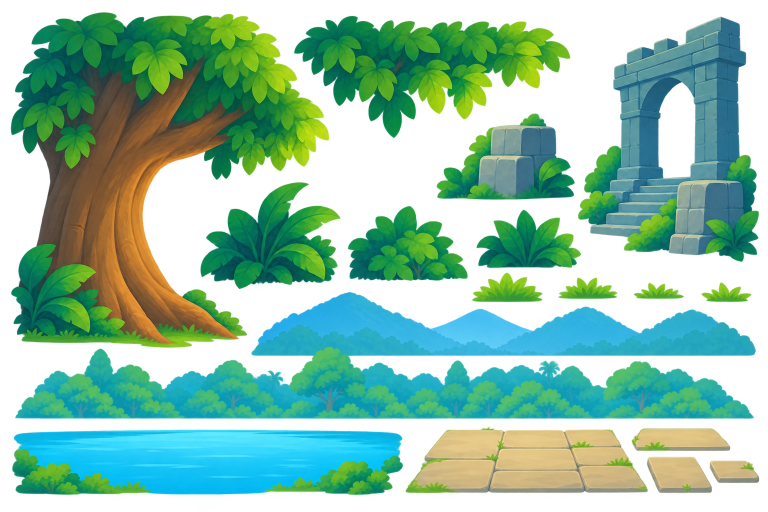
#> input picture background sheet.png, 1536 x 1024 px (shown at 1/2 size)
$ python cut_pieces.py
#> lines starting #> are read from the running program, lines starting #| are printed output that depends on the picture; after the words box and inside, x2 and y2 are one past the last pixel; in counts of white or black regions, pixels touching at a corner belong together
### jungle-background/tools/imaging.py
"""Small image helpers shared by cut_pieces.py and make_background.py."""
import numpy as np
from scipy import ndimage as ndi


def push_pull_fill(rgb, known):
    """Fill the unknown pixels smoothly from the known ones (an image-pyramid push-pull)."""
    rgb = rgb.astype(np.float32)
    w = known.astype(np.float32)
    levels = []
    c, m = rgb * w[..., None], w
    while min(m.shape) > 2:
        levels.append((c, m))
        h2, w2 = (m.shape[0] + 1) // 2, (m.shape[1] + 1) // 2
        cp = np.zeros((h2 * 2, w2 * 2, 3), np.float32)
        mp = np.zeros((h2 * 2, w2 * 2), np.float32)
        cp[: c.shape[0], : c.shape[1]] = c
        mp[: m.shape[0], : m.shape[1]] = m
        c = cp.reshape(h2, 2, w2, 2, 3).sum((1, 3))
        m = mp.reshape(h2, 2, w2, 2).sum((1, 3))
    col = c / np.maximum(m, 1e-6)[..., None]
    for c_, m_ in reversed(levels):
        up = np.repeat(np.repeat(col, 2, 0), 2, 1)[: m_.shape[0], : m_.shape[1]]
        up = ndi.uniform_filter(up, size=(3, 3, 1))
        here = c_ / np.maximum(m_, 1e-6)[..., None]
        wgt = np.clip(m_, 0, 1)[..., None]
        col = here * wgt + up * (1 - wgt)
    return col

### jungle-background/tools/cut_pieces.py
"""Cuts the 8 pieces the background uses out of "background sheet.png" (in the project folder) into ../pieces/.

Each piece is trimmed to its own size and keeps its transparency. The mountains and the forest touch
on the sheet, so they are separated by colour, the small gap left in the mountains is filled, and
the mountain strip's two cut ends fade out.

Needs Python 3 with numpy, Pillow and scipy.  Run:  python3 jungle-background/tools/cut_pieces.py
"""
import json
import os

import numpy as np
from PIL import Image
from scipy import ndimage as ndi

from imaging import push_pull_fill

HERE = os.path.dirname(os.path.abspath(__file__))
ROOT = os.path.dirname(HERE)
SHEET = os.path.join(os.path.dirname(ROOT), "background sheet.png")
OUT = os.path.join(ROOT, "pieces")

# Where each piece is on the sheet (x0, y0, x1, y1). The sheet's small details (rocks, grass tufts,
# the fern, the round bush, the loose tiles) are left out: the game screens stay calm without them.
BOXES = {
    "tree": (21, 24, 658, 696), "branch": (588, 32, 1141, 276), "arch": (1156, 33, 1518, 524),
    "bushBig": (401, 364, 681, 578), "lake": (24, 859, 806, 990), "tiles": (811, 853, 1296, 986),
}
STRIP = (30, 584, 1512, 838)  # the mountains + forest strip (they touch)


def main():
    im = np.array(Image.open(SHEET).convert("RGBA"))
#> im is the input picture: shape (1024, 1536, 4); mean R, G, B, A 66.7, 148.9, 105.7, 149.7
    joined = ndi.binary_closing(im[..., 3] > 40, structure=np.ones((9, 9)))
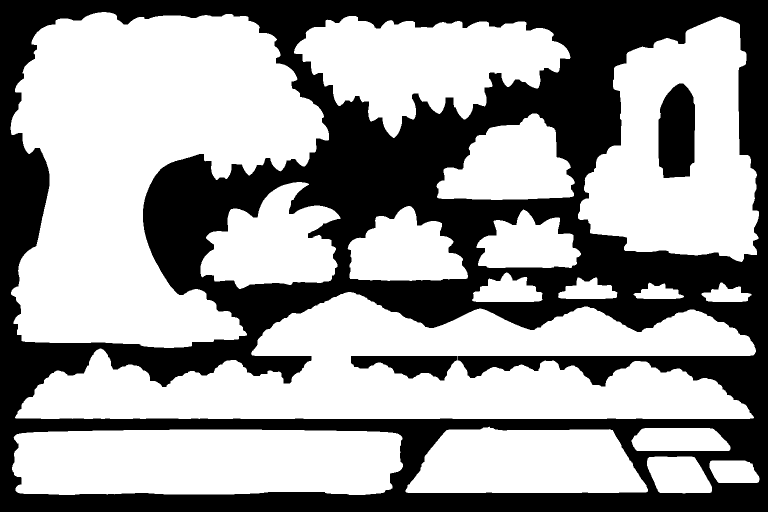
#> joined: shape (1024, 1536) bool (shown at 1/2 size); 60.7% white; 3 black regions, box (x1, y1, x2, y2) and area: (0, 0, 1536, 1024) 600131, (1317, 167, 1390, 356) 11836, (702, 712, 915, 761) 6301
    lab, _ = ndi.label(joined)
#> lab: shape (1024, 1536) int32; 18 distinct labels, from 0 to 17

    def grab(x0, y0, x1, y1):
        """Only the biggest piece inside the box (with a small margin), nothing that pokes in."""
#> called with x0 = 21, y0 = 24, x1 = 658, y1 = 696
        m = 6
        X0, Y0 = max(0, x0 - m), max(0, y0 - m)
        X1, Y1 = min(im.shape[1], x1 + m), min(im.shape[0], y1 + m)
#> X1 = 664; Y1 = 702
        sub = im[Y0:Y1, X0:X1].copy()
        L = lab[Y0:Y1, X0:X1]
#> L: shape (684, 649) int32; 5 distinct labels, from 0 to 12
        ids, cnt = np.unique(L[L > 0], return_counts=True)
#> ids = [1, 2, 5, 12]; cnt = [262650, 5772, 36741, 10685]
        mask = ndi.binary_dilation(L == ids[np.argmax(cnt)], iterations=3)
#> mask: shape (684, 649) bool; 61.1% white; 1 black region, box (x1, y1, x2, y2) and area: (0, 0, 649, 684) 172630
        sub[..., 3] = np.where(mask, sub[..., 3], 0)
#> sub: shape (684, 649, 4); mean R, G, B, A 69.8, 124, 60.8, 147.3
        return sub, (X0, Y0)

    def trim(arr, origin):
#> called with origin = (15, 18)
        ys, xs = np.where(arr[..., 3] > 8)
        y0, y1, x0, x1 = ys.min(), ys.max() + 1, xs.min(), xs.max() + 1
#> y0 = 6; y1 = 678; x0 = 6; x1 = 644
        return arr[y0:y1, x0:x1], (origin[0] + x0, origin[1] + y0)

    out = {k: trim(*grab(*b)) for k, b in BOXES.items()}
#> call 2 of grab, with x0 = 588, y0 = 32, x1 = 1141, y1 = 276
#> in grab (call 2), `m = 6`: m = 6
#> in grab (call 2), `X0, Y0 = max(0, x0 - m), max(0, y0 - m)`: X0 = 582; Y0 = 26
#> in grab (call 2), `X1, Y1 = min(im.shape[1], x1 + m), min(im.shape[0], y1 + m)`: X1 = 1147; Y1 = 282
#> in grab (call 2), `L = lab[Y0:Y1, X0:X1]`: L: shape (256, 565) int32; 4 distinct labels, from 0 to 4
#> in grab (call 2), `ids, cnt = np.unique(L[L > 0], return_counts=True)`: ids = [1, 2, 4]; cnt = [5865, 75322, 5255]
#> in grab (call 2), `mask = ndi.binary_dilation(L == ids[np.argmax(cnt)], iterations=3)`: mask: shape (256, 565) bool; 55.5% white; 1 black region, box (x1, y1, x2, y2) and area: (0, 0, 565, 256) 64313
#> in grab (call 2), `sub[..., 3] = np.where(mask, sub[..., 3], 0)`:
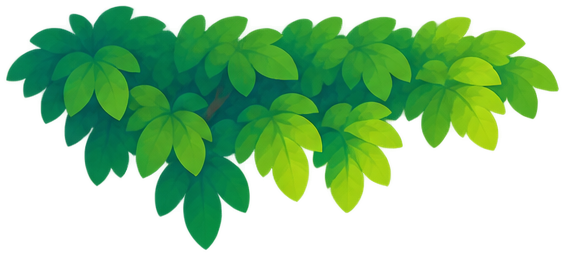
#> sub: shape (256, 565, 4); mean R, G, B, A 66.7, 152.8, 51.7, 126.4; transparent parts drawn white
#> call 3 of grab, with x0 = 1156, y0 = 33, x1 = 1518, y1 = 524
#> in grab (call 3), `X0, Y0 = max(0, x0 - m), max(0, y0 - m)`: X0 = 1150; Y0 = 27
#> in grab (call 3), `X1, Y1 = min(im.shape[1], x1 + m), min(im.shape[0], y1 + m)`: X1 = 1524; Y1 = 530
#> in grab (call 3), `L = lab[Y0:Y1, X0:X1]`: L: shape (503, 374) int32; 3 distinct labels, from 0 to 7
#> in grab (call 3), `ids, cnt = np.unique(L[L > 0], return_counts=True)`: ids = [3, 7]; cnt = [109930, 208]
#> in grab (call 3), `mask = ndi.binary_dilation(L == ids[np.argmax(cnt)], iterations=3)`: mask: shape (503, 374) bool; 61.7% white; 2 black regions, box (x1, y1, x2, y2) and area: (0, 0, 374, 503) 61596, (170, 143, 237, 326) 10531
#> in grab (call 3), `sub[..., 3] = np.where(mask, sub[..., 3], 0)`:
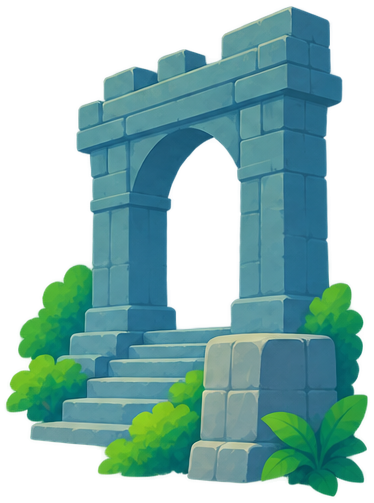
#> sub: shape (503, 374, 4); mean R, G, B, A 66, 134.2, 120.7, 145.1; transparent parts drawn white
#> in grab (call 4), `L = lab[Y0:Y1, X0:X1]`: L: shape (226, 292) int32; 3 distinct labels, from 0 to 5
#> in grab (call 4), `mask = ndi.binary_dilation(L == ids[np.argmax(cnt)], iterations=3)`: mask: shape (226, 292) bool; 61.2% white; 1 black region, box (x1, y1, x2, y2) and area: (0, 0, 292, 226) 25608
#> in grab (call 4), `sub[..., 3] = np.where(mask, sub[..., 3], 0)`: sub: shape (226, 292, 4); mean R, G, B, A 29.8, 132.3, 67.1, 138
#> in grab (call 5), `L = lab[Y0:Y1, X0:X1]`: L: shape (143, 794) int32; 3 distinct labels, from 0 to 15
#> in grab (call 5), `mask = ndi.binary_dilation(L == ids[np.argmax(cnt)], iterations=3)`: mask: shape (143, 794) bool; 89.5% white; 1 black region, box (x1, y1, x2, y2) and area: (0, 0, 794, 143) 11888
#> in grab (call 5), `sub[..., 3] = np.where(mask, sub[..., 3], 0)`: sub: shape (143, 794, 4); mean R, G, B, A 35.4, 188.8, 197.9, 211
#> in grab (call 6), `X0, Y0 = max(0, x0 - m), max(0, y0 - m)`: X0 = 805; Y0 = 847
#> in grab (call 6), `X1, Y1 = min(im.shape[1], x1 + m), min(im.shape[0], y1 + m)`: X1 = 1302; Y1 = 992
#> in grab (call 6), `L = lab[Y0:Y1, X0:X1]`:
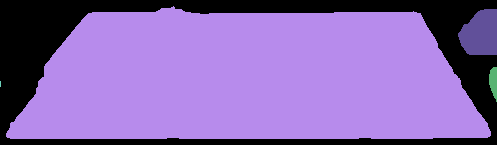
#> L: shape (145, 497) int32; 5 distinct labels, from 0 to 16; one colour per label, 0 black
#> in grab (call 6), `ids, cnt = np.unique(L[L > 0], return_counts=True)`: ids = [13, 14, 15, 16]; cnt = [52323, 1438, 6, 203]
#> in grab (call 6), `mask = ndi.binary_dilation(L == ids[np.argmax(cnt)], iterations=3)`: mask: shape (145, 497) bool; 77.1% white; 1 black region, box (x1, y1, x2, y2) and area: (0, 0, 497, 145) 16526
#> in grab (call 6), `sub[..., 3] = np.where(mask, sub[..., 3], 0)`:
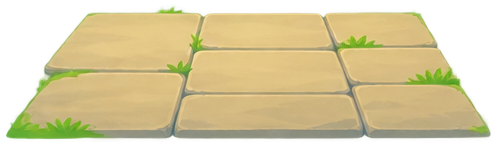
#> sub: shape (145, 497, 4); mean R, G, B, A 184.4, 181.6, 123.7, 180.1; transparent parts drawn white
#> out = 6 items

    # mountains: the blue band above y 712 (from x 500); the forest's green tree tops poke into it
    comb, org = grab(*STRIP)
#> in grab (call 7), `L = lab[Y0:Y1, X0:X1]`:
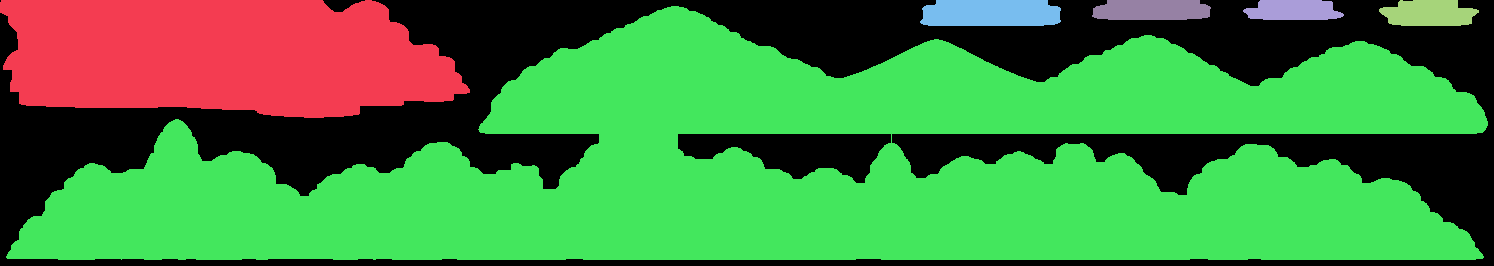
#> L: shape (266, 1494) int32; 7 distinct labels, from 0 to 12; one colour per label, 0 black
#> in grab (call 7), `ids, cnt = np.unique(L[L > 0], return_counts=True)`: ids = [1, 8, 9, 10, 11, 12]; cnt = [45494, 3412, 2165, 1674, 2066, 216036]
#> in grab (call 7), `mask = ndi.binary_dilation(L == ids[np.argmax(cnt)], iterations=3)`: mask: shape (266, 1494) bool; 58.3% white; 2 black regions, box (x1, y1, x2, y2) and area: (0, 0, 1494, 266) 160956, (681, 137, 888, 180) 4906
#> org = (24, 578)
    g, b = comb[..., 1].astype(int), comb[..., 2].astype(int)
    yy, xx = np.mgrid[0:comb.shape[0], 0:comb.shape[1]]
    Y, X = yy + org[1], xx + org[0]
#> Y: shape (266, 1494) int64; 266 distinct labels, from 578 to 843
    mount = (Y < 712) & (X >= 500) & (comb[..., 3] > 0) & ~((Y >= 680) & (g > b + 8))
#> mount: shape (266, 1494) bool; 20.3% white; 2 white regions (1 under 20 px), largest, box (x1, y1, x2, y2) and area: (478, 3, 1491, 134) 80731
    m_arr = comb.copy()
    m_arr[..., 3] = np.where(mount, comb[..., 3], 0)
    f_arr = comb.copy()
    f_arr[..., 3] = np.where(~mount, comb[..., 3], 0)
    out["forest"] = trim(f_arr, org)
    m_arr, m_org = trim(m_arr, org)
#> m_arr: shape (129, 1010, 4)
#> m_org = (502, 583)
    M = m_arr.astype(np.float32)
    a = M[..., 3].copy()
    h, w = a.shape
#> h = 129; w = 1010
    fill = np.zeros((h, w), bool)
    for x in range(w):
        col = np.where(a[:, x] > 128)[0]
        if len(col):
            fill[col[0] + 4:, x] = True  # below its soft outline a mountain is solid down to its base
#> this loop made 1010 passes
#> col on passes 2 to 4: [122, 123, 124, 125], [120, 121, 122, 123, 124, 125, 126], [119, 120, 121, 122, 123, 124, 125, 126]
#> fill: shape (129, 1010) bool; 56.6% white; 1 black region, box (x1, y1, x2, y2) and area: (0, 0, 1010, 129) 56599
    fill &= a < 250
#> fill: shape (129, 1010) bool; 6.5% white; 89 white regions (77 under 20 px), largest, box (x1, y1, x2, y2) and area: (1, 92, 1009, 129) 7145, (844, 40, 905, 55) 311, (312, 58, 343, 72) 195
    M[..., :3] = np.where(fill[..., None], push_pull_fill(M[..., :3], a >= 250), M[..., :3])
#> in push_pull_fill, `w = known.astype(np.float32)`: w: shape (129, 1010) float32; values 0 (black) and 1 (white), 50.5% white; 15 black regions (14 under 20 px), largest, box (x1, y1, x2, y2) and area: (0, 0, 1010, 129) 64485
#> the loop in push_pull_fill, `while min(m.shape) > 2:` made 7 passes
#> pass 1, in push_pull_fill, `m = mp.reshape(h2, 2, w2, 2).sum((1, 3))`:
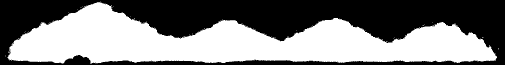
#> m: shape (65, 505) float32; min 0, max 4, mean 2; drawn with min black and max white
#> after the loop in push_pull_fill, `while min(m.shape) > 2:`: levels = 7 items
#> the loop in push_pull_fill, `for c_, m_ in reversed(levels):` made 7 passes
    M[..., 3] = np.where(fill, 255, a)
    ramp = np.clip(np.minimum(np.arange(w), w - 1 - np.arange(w)) / 36.0, 0, 1)
    M[..., 3] *= ramp[None, :]  # the strip's straight cut ends fade out
    out["mountains"] = (M.astype(np.uint8), m_org)

    os.makedirs(OUT, exist_ok=True)
    meta = {}
    for k, (arr, o) in out.items():
        Image.fromarray(arr).save(os.path.join(OUT, k + ".png"), optimize=True)
        meta[k] = {"sheet_x": int(o[0]), "sheet_y": int(o[1]), "w": int(arr.shape[1]), "h": int(arr.shape[0])}
#> this loop made 8 passes
#> (k, o) on passes 1 to 8: ('tree', (21, 24)), ('branch', (588, 31)), ('arch', (1155, 33)), ('bushBig', (400, 364)), ('lake', (24, 858)), ('tiles', (811, 851)), ('forest', (30, 693)), ('mountains', (502, 583))
#> after the loop, meta = 8 items
    json.dump(meta, open(os.path.join(OUT, "pieces.json"), "w"), indent=1)
    print(f"cut {len(out)} pieces into {OUT}")
#| cut 8 pieces into jungle-background/pieces


if __name__ == "__main__":
    main()
